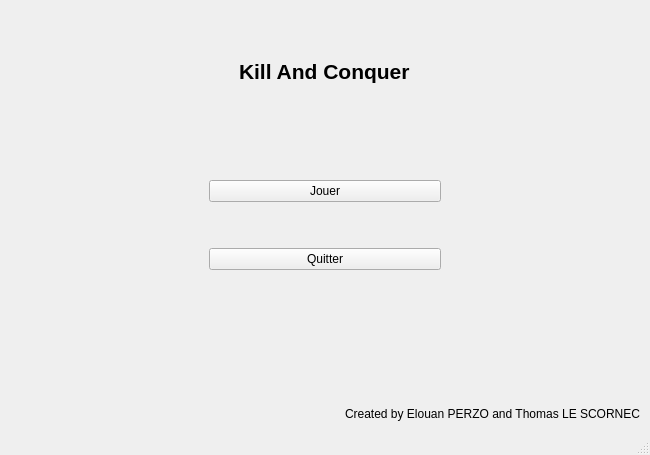
<?xml version="1.0" encoding="UTF-8"?>
<ui version="4.0">
 <class>MainWindow</class>
 <widget class="QMainWindow" name="MainWindow">
  <property name="geometry">
   <rect>
    <x>0</x>
    <y>0</y>
    <width>650</width>
    <height>455</height>
   </rect>
  </property>
  <property name="sizePolicy">
   <sizepolicy hsizetype="Preferred" vsizetype="Preferred">
    <horstretch>0</horstretch>
    <verstretch>0</verstretch>
   </sizepolicy>
  </property>
  <property name="windowTitle">
   <string>MainWindow</string>
  </property>
  <property name="windowIcon">
   <iconset>
    <normaloff>:/image/image/fond.png</normaloff>:/image/image/fond.png</iconset>
  </property>
  <widget class="QWidget" name="centralwidget">
   <property name="enabled">
    <bool>true</bool>
   </property>
   <layout class="QVBoxLayout" name="verticalLayout_2">
    <item>
     <spacer name="verticalSpacer">
      <property name="orientation">
       <enum>Qt::Vertical</enum>
      </property>
      <property name="sizeType">
       <enum>QSizePolicy::Fixed</enum>
      </property>
      <property name="sizeHint" stdset="0">
       <size>
        <width>20</width>
        <height>50</height>
       </size>
      </property>
     </spacer>
    </item>
    <item>
     <layout class="QHBoxLayout" name="horizontalLayout">
      <item>
       <widget class="QLabel" name="label">
        <property name="sizePolicy">
         <sizepolicy hsizetype="Fixed" vsizetype="Fixed">
          <horstretch>0</horstretch>
          <verstretch>0</verstretch>
         </sizepolicy>
        </property>
        <property name="text">
         <string>&lt;html&gt;&lt;head/&gt;&lt;body&gt;&lt;p&gt;&lt;span style=&quot; font-size:16pt; font-weight:600;&quot;&gt;Kill And Conquer&lt;/span&gt;&lt;/p&gt;&lt;/body&gt;&lt;/html&gt;</string>
        </property>
       </widget>
      </item>
     </layout>
    </item>
    <item>
     <spacer name="verticalSpacer_3">
      <property name="orientation">
       <enum>Qt::Vertical</enum>
      </property>
      <property name="sizeType">
       <enum>QSizePolicy::Fixed</enum>
      </property>
      <property name="sizeHint" stdset="0">
       <size>
        <width>20</width>
        <height>40</height>
       </size>
      </property>
     </spacer>
    </item>
    <item>
     <widget class="QWidget" name="verticalWidget" native="true">
      <layout class="QVBoxLayout" name="verticalLayout">
       <property name="leftMargin">
        <number>200</number>
       </property>
       <property name="topMargin">
        <number>50</number>
       </property>
       <property name="rightMargin">
        <number>200</number>
       </property>
       <property name="bottomMargin">
        <number>50</number>
       </property>
       <item>
        <widget class="QPushButton" name="boutonJouer">
         <property name="text">
          <string>Jouer</string>
         </property>
        </widget>
       </item>
       <item>
        <spacer name="verticalSpacer_2">
         <property name="orientation">
          <enum>Qt::Vertical</enum>
         </property>
         <property name="sizeType">
          <enum>QSizePolicy::Fixed</enum>
         </property>
         <property name="sizeHint" stdset="0">
          <size>
           <width>20</width>
           <height>40</height>
          </size>
         </property>
        </spacer>
       </item>
       <item>
        <widget class="QPushButton" name="boutonQuitter">
         <property name="text">
          <string>Quitter</string>
         </property>
        </widget>
       </item>
      </layout>
     </widget>
    </item>
    <item>
     <spacer name="verticalSpacer_4">
      <property name="orientation">
       <enum>Qt::Vertical</enum>
      </property>
      <property name="sizeHint" stdset="0">
       <size>
        <width>20</width>
        <height>40</height>
       </size>
      </property>
     </spacer>
    </item>
    <item>
     <layout class="QHBoxLayout" name="horizontalLayout_2">
      <item>
       <spacer name="horizontalSpacer">
        <property name="orientation">
         <enum>Qt::Horizontal</enum>
        </property>
        <property name="sizeHint" stdset="0">
         <size>
          <width>40</width>
          <height>20</height>
         </size>
        </property>
       </spacer>
      </item>
      <item>
       <widget class="QLabel" name="label_2">
        <property name="text">
         <string>Created by Elouan PERZO and Thomas LE SCORNEC</string>
        </property>
       </widget>
      </item>
     </layout>
    </item>
   </layout>
  </widget>
  <widget class="QMenuBar" name="menubar">
   <property name="geometry">
    <rect>
     <x>0</x>
     <y>0</y>
     <width>650</width>
     <height>21</height>
    </rect>
   </property>
  </widget>
  <widget class="QStatusBar" name="statusbar"/>
 </widget>
 <resources/>
 <connections/>
</ui>
